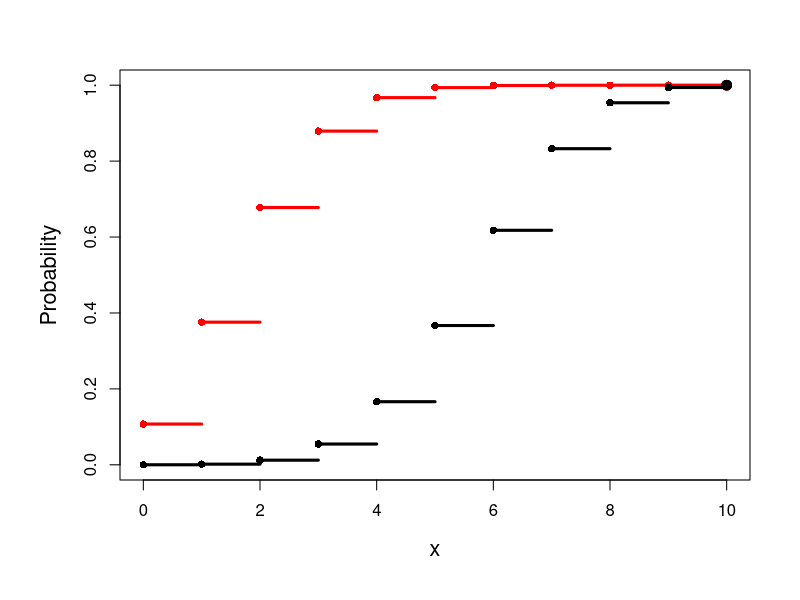

This chart was generated by the following R code:
# create a function to draw a binomial cdf

create.binomial.cdf = function(N, p, colour = "black", pch = 16) {
    n = max(length(N), length(p), length(colour), length(pch))
    N = rep(N, length = n)
    p = rep(p, length = n)
    colour = rep(colour, length = n)
    pch = rep(pch, length = n)
    
    add.one.series = function(N, p, colour, pch, maxN) {
        cdf = pbinom(0:N, N, p)
        # lines(0:N, cdf, type='s', col=colour)
        for (i in 1:N) lines(c(i - 1, i), c(cdf[i], cdf[i]), type = "s", col = colour, lwd = 3)
        lines(c(N, maxN), c(1, 1), type = "b", col = colour, lwd = 3)
        
        points(0:N, cdf, col = colour, pch = pch)
    }
    
    # par(lwd=1.5, cex=1, mar=c(3.1,2.5,0.5,0.5))
    plot(1, xlim = c(0, max(N)), ylim = c(0, 1), type = "n", xlab = "x", ylab = "Probability")
    for (i in 1:n) add.one.series(N[i], p[i], colour[i], pch[i], max(N))
}

# setting up the axis label size and margin (bottom, left, top, right)
par(cex.lab = 1.3, mai = c(b = 1.2, l = 1.2, t = 0.7, r = 0.5))
# run the function
create.binomial.cdf(c(10, 10), c(0.2, 0.6), c("red", "black"))
# create.binomial.cdf(c(10,10), c(0.2,0.6), c('black','black'))